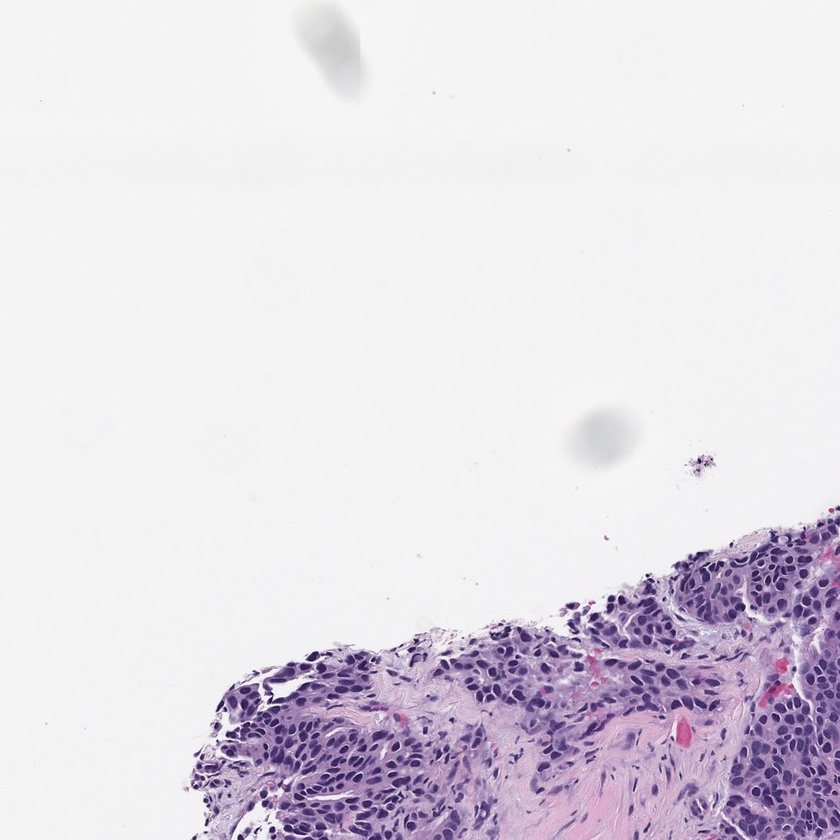
#> input picture data/0_1009_0_0_0.jpg, 840 x 840 px, shrunk from 1000 x 1000 before the run
$ jupyter execute Untitled5.ipynb
#> lines starting #> are read from the running program, lines starting #| are printed output that depends on the picture; after the words box and inside, x2 and y2 are one past the last pixel; in counts of white or black regions, pixels touching at a corner belong together
[cell 1]
"""
ROI Segmentation Pipeline

In this implementation, OpenCV is used as a supporting tool for image operations.

However, the core logic of the pipeline — including threshold selection,
region filtering, and result analysis — is implemented and controlled manually.

The objective is to avoid treating image processing as a black-box workflow,
and instead provide a transparent, structured, and interpretable approach.
"""

import os
import cv2
import argparse
import numpy as np
import matplotlib.pyplot as plt


# -----------------------------
# Logging
# -----------------------------
def log(msg):
    print(f"[INFO] {msg}")


# -----------------------------
# Load image
# -----------------------------
def load_image(path):
    """
    The pipeline starts here.

    Before doing anything fancy, I make sure the image actually exists.
    This avoids those frustrating silent errors later.

    Then I load it and convert it to RGB, because OpenCV uses BGR by default.
    """

    if not os.path.exists(path):
        raise FileNotFoundError(f"Image not found: {path}")

    img = cv2.imread(path)

    if img is None:
        raise ValueError("Failed to load image")

    return cv2.cvtColor(img, cv2.COLOR_BGR2RGB)


# -----------------------------
# Grayscale
# -----------------------------
def to_gray(img):
    """
    Instead of working with 3 channels,
    I reduce the problem to a single intensity channel.

    This makes thresholding much more stable and interpretable.
    """
    return cv2.cvtColor(img, cv2.COLOR_RGB2GRAY)


# -----------------------------
# Custom Otsu
# -----------------------------
def custom_otsu(gray):
    """
    Rather than relying on OpenCV’s built-in Otsu,
    I explicitly compute the threshold.

    This gives full control over the decision process
    and avoids treating thresholding as a black box.
    """

    hist = cv2.calcHist([gray], [0], None, [256], [0, 256]).flatten()
    total = gray.size

    best_t = 0
    max_var = 0

    total_sum = np.dot(np.arange(256), hist)

    bg_sum = 0
    bg_weight = 0

    for t in range(256):
        bg_weight += hist[t]

        if bg_weight == 0:
            continue

        fg_weight = total - bg_weight
        if fg_weight == 0:
            break

        bg_sum += t * hist[t]

        mean_bg = bg_sum / bg_weight
        mean_fg = (total_sum - bg_sum) / fg_weight

        var = bg_weight * fg_weight * (mean_bg - mean_fg) ** 2

        if var > max_var:
            max_var = var
            best_t = t

    _, mask = cv2.threshold(gray, best_t, 255, cv2.THRESH_BINARY)

    return best_t, mask


# -----------------------------
# Adaptive method
# -----------------------------
def choose_method(gray):
    """
    I avoid applying a fixed method blindly.

    Instead, I look at the image statistics (standard deviation)
    and decide if Otsu is reliable.

    This introduces a small but meaningful layer of reasoning.
    """

    if np.std(gray) < 25:
        log("Low contrast → manual threshold")
        return "manual"
    else:
        log("Using Otsu")
        return "otsu"


# -----------------------------
# Morphology
# -----------------------------
def clean_mask(mask, k=3):
    """
    Raw segmentation is rarely clean.

    So I refine it:
    - Opening removes isolated noise
    - Closing improves structure continuity
    """

    kernel = np.ones((k, k), np.uint8)

    mask = cv2.morphologyEx(mask, cv2.MORPH_OPEN, kernel)
    mask = cv2.morphologyEx(mask, cv2.MORPH_CLOSE, kernel)

    return mask


# -----------------------------
# Remove noise regions
# -----------------------------
def remove_small_objects(mask, min_size=1000):
    """
    Not every detected region is meaningful.

    Here I filter out small components
    that are unlikely to be part of the main tissue.
    """

    num, labels, stats, _ = cv2.connectedComponentsWithStats(mask)

    cleaned = np.zeros_like(mask)

    for i in range(1, num):
        if stats[i, cv2.CC_STAT_AREA] > min_size:
            cleaned[labels == i] = 255

    return cleaned


# -----------------------------
# Largest ROI
# -----------------------------
def extract_largest(mask):
    """
    Among all regions, I assume the main tissue
    corresponds to the largest connected component.
    """

    num, labels, stats, _ = cv2.connectedComponentsWithStats(mask)

    largest = 1
    max_area = 0

    for i in range(1, num):
        area = stats[i, cv2.CC_STAT_AREA]
        if area > max_area:
            max_area = area
            largest = i

    final = np.zeros_like(mask)
    final[labels == largest] = 255

    return final, max_area


# -----------------------------
# Region count
# -----------------------------
def count_regions(mask):
    """
    Counting regions helps understand segmentation complexity.
    """
    num, _, _, _ = cv2.connectedComponentsWithStats(mask)
    return num - 1


# -----------------------------
# Quality score
# -----------------------------
def quality_score(ratio):
    """
    A simple qualitative interpretation of ROI size.
    """

    if ratio > 0.7:
        return "High"
    elif ratio > 0.3:
        return "Medium"
    else:
        return "Low"


# -----------------------------
# Overlay mask
# -----------------------------
def overlay_mask(img, mask):
    """
    Instead of just showing the mask,
    I overlay it on the original image.

    This makes it much easier to visually verify
    if the segmentation aligns with the tissue.
    """

    overlay = img.copy()
    overlay[mask == 255] = [255, 0, 0]  # red highlight

    return overlay


# -----------------------------
# Bounding box
# -----------------------------
def draw_bbox(img, mask):
    """
    Draw a bounding box around the detected ROI.

    This gives a spatial summary of the segmentation.
    """

    coords = np.column_stack(np.where(mask > 0))

    y_min, x_min = coords.min(axis=0)
    y_max, x_max = coords.max(axis=0)

    img_copy = img.copy()

    cv2.rectangle(img_copy, (x_min, y_min), (x_max, y_max), (0, 255, 0), 2)

    return img_copy


# -----------------------------
# Analysis
# -----------------------------
def analyze_mask(mask):
    """
    I don't want the pipeline to just produce an output.

    This step interprets the result by computing
    how much of the image is considered ROI.
    """

    total = mask.size
    roi = np.sum(mask == 255)

    ratio = roi / total

    log(f"ROI ratio: {ratio:.2f}")

    return ratio


# -----------------------------
# Visualization
# -----------------------------
# [41 lines left out: function show_results, not called in this run]


# -----------------------------
# Main
# -----------------------------
def main():
    parser = argparse.ArgumentParser()

    parser.add_argument("--image", required=True)
    parser.add_argument("--show", action="store_true")

    args = parser.parse_args()

    img = load_image(args.image)
#> in load_image, img is the input picture: shape (840, 840, 3); mean B, G, R 228.8, 220.3, 225.6
    gray = to_gray(img)
#> in to_gray, `return cv2.cvtColor(img, cv2.COLOR_RGB2GRAY)`:
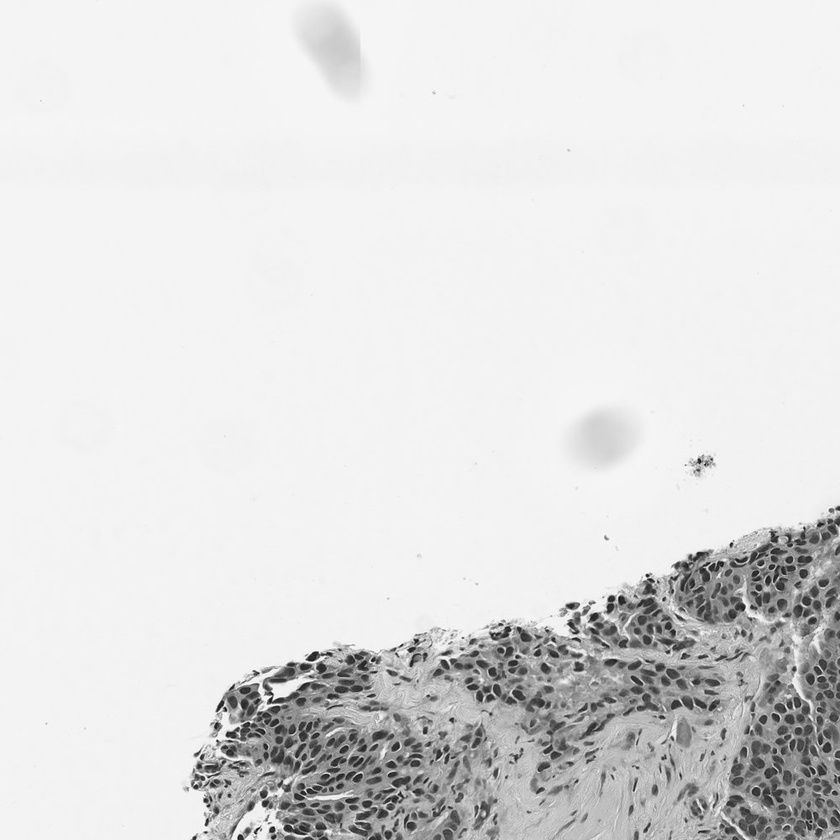
#> returned value: shape (840, 840); min 17, max 254, mean 222.8

    method = choose_method(gray)
#> method = 'otsu'

    if method == "otsu":
        t, raw = custom_otsu(gray)
#> in custom_otsu, `hist = cv2.calcHist([gray], [0], None, [256], [0, 256]).flatten()`: hist = 256 values, max 219112 at index 244, min 0 at index 0, mean 2756.2
#> in custom_otsu, `total_sum = np.dot(np.arange(256), hist)`: total_sum = 157210698
#> the loop in custom_otsu, `for t in range(256):` made 255 passes
#> (bg_weight, fg_weight, bg_sum, mean_bg, mean_fg, max_var) on passes 18, 19, 20, 21, 23, 24, 25, 26, 27, 28, 29, 30: (2, 705598, 34, 17, 222.8, 5.98e+10), (4, 705596, 70, 17.5, 222.8, 1.19e+11), (8, 705592, 146, 18.25, 222.8, 2.36e+11), (10, 705590, 186, 18.6, 222.8, 2.94e+11), (13, 705587, 252, 19.38, 222.8, 3.8e+11), (20, 705580, 413, 20.65, 222.8, 5.77e+11), (22, 705578, 461, 20.95, 222.8, 6.32e+11), (28, 705572, 611, 21.82, 222.8, 7.98e+11), (40, 705560, 923, 23.07, 222.8, 1.13e+12), (53, 705547, 1274, 24.04, 222.8, 1.48e+12), (67, 705533, 1666, 24.87, 222.8, 1.85e+12), (83, 705517, 2130, 25.66, 222.8, 2.28e+12)
#> bg_weight on passes 1 to 6: 0, 0, 0, 0, 0, 0
#> after the loop in custom_otsu, `for t in range(256):`: best_t = 185; bg_sum = 157209682; bg_weight = 705600; max_var = 8.14e+14
#> in custom_otsu, `_, mask = cv2.threshold(gray, best_t, 255, cv2.THRESH_BINARY)`:
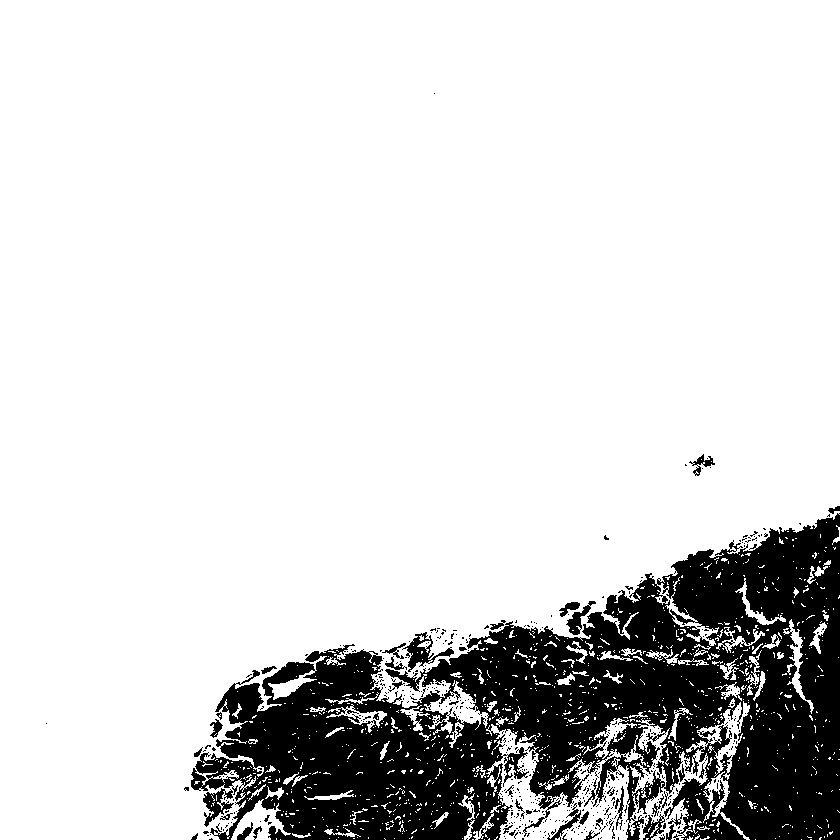
#> mask: shape (840, 840); 84% white; 505 black regions (464 under 20 px), largest, box (x1, y1, x2, y2) and area: (191, 513, 840, 840) 107443, (402, 632, 454, 672) 640, (203, 788, 234, 827) 504
#> t = 185
    else:
        t = 180
        _, raw = cv2.threshold(gray, t, 255, cv2.THRESH_BINARY)

    clean = clean_mask(raw)
#> in clean_mask, `mask = cv2.morphologyEx(mask, cv2.MORPH_OPEN, kernel)`: mask: shape (840, 840); 81.8% white; 77 black regions (71 under 20 px), largest, box (x1, y1, x2, y2) and area: (191, 506, 840, 840) 127480, (689, 454, 715, 476) 229, (237, 822, 262, 840) 186, (448, 630, 457, 645) 33, (191, 833, 198, 840) 26, (430, 628, 440, 633) 25
#> in clean_mask, `mask = cv2.morphologyEx(mask, cv2.MORPH_CLOSE, kernel)`: mask: shape (840, 840); 82% white; 26 black regions (11 under 20 px), largest, box (x1, y1, x2, y2) and area: (191, 506, 840, 840) 125425, (692, 456, 713, 476) 211, (237, 827, 262, 840) 171
    clean = remove_small_objects(clean)
#> in remove_small_objects, `num, labels, stats, _ = cv2.connectedComponentsWithStats(mask)`:
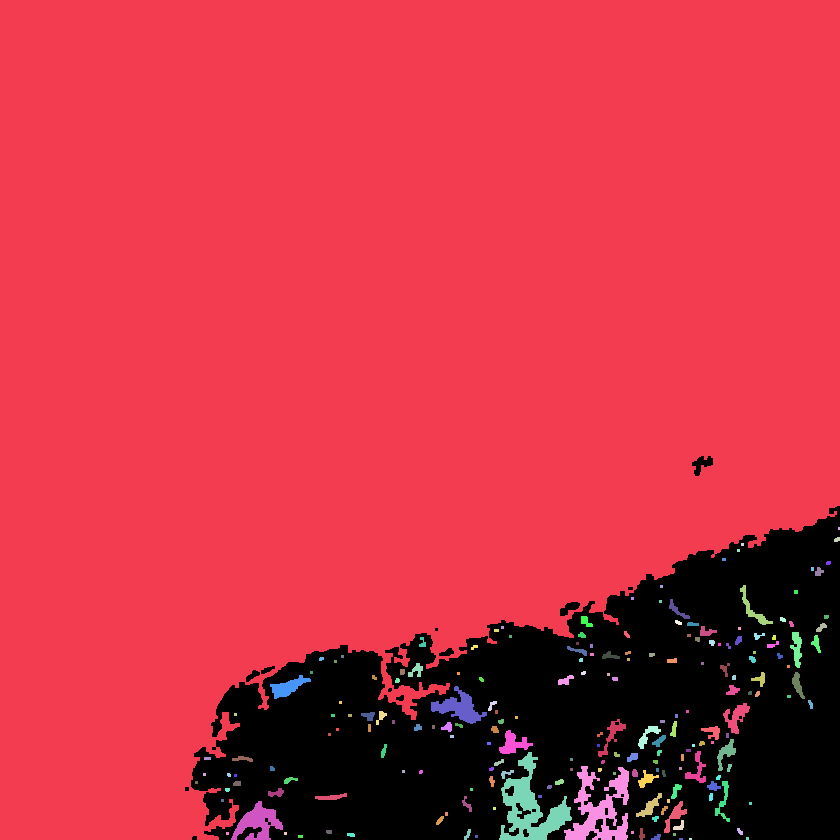
#> labels: shape (840, 840) int32; 197 distinct labels, from 0 to 196; one colour per label, 0 black
#> in remove_small_objects, `num, labels, stats, _ = cv2.connectedComponentsWithStats(mask)`: num = 197; stats = 197 rows, first 6: [185, 456, 655, 384, 126723], [0, 0, 840, 840, 563457], [838, 527, 2, 3, 6], [834, 537, 6, 5, 24], [741, 543, 3, 3, 9], [737, 549, 3, 3, 9]
#> after the loop in remove_small_objects, `for i in range(1, num):`: cleaned: shape (840, 840); 80.5% white; 22 black regions (9 under 20 px), largest, box (x1, y1, x2, y2) and area: (191, 506, 840, 840) 136248, (692, 456, 713, 476) 211, (560, 602, 580, 616) 155

    final, area = extract_largest(clean)
#> in extract_largest, `num, labels, stats, _ = cv2.connectedComponentsWithStats(mask)`:
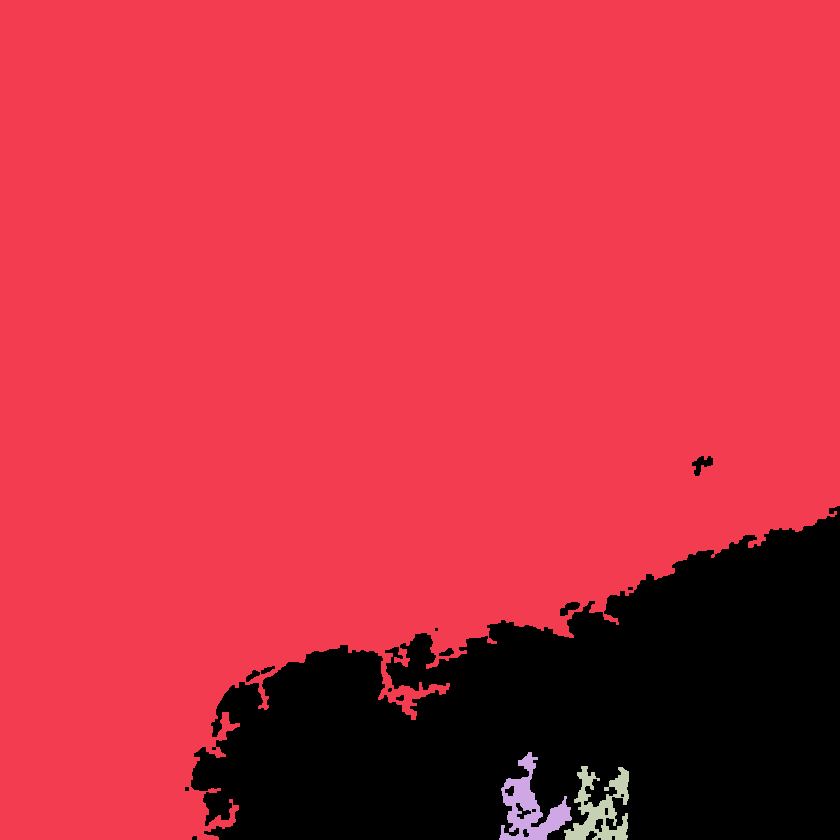
#> labels: shape (840, 840) int32; 4 distinct labels, from 0 to 3; one colour per label, 0 black
#> in extract_largest, `num, labels, stats, _ = cv2.connectedComponentsWithStats(mask)`: num = 4; stats = [[185, 456, 655, 384, 137333], [0, 0, 840, 840, 563457], [499, 752, 73, 88, 2541], [564, 766, 65, 74, 2269]]
#> the loop in extract_largest, `for i in range(1, num):` made 3 passes
#> (area, max_area) on pass 1: (563457, 563457)
#> area on passes 2 to 3: 2541, 2269
#> after the loop in extract_largest, `for i in range(1, num):`: largest = 1; max_area = 563457
#> final: shape (840, 840); 79.9% white; 12 black regions (5 under 20 px), largest, box (x1, y1, x2, y2) and area: (191, 506, 840, 840) 141452, (692, 456, 713, 476) 211, (560, 602, 580, 616) 155
#> area = 563457

    ratio = analyze_mask(final)
#> in analyze_mask, `ratio = roi / total`: ratio = 0.799
#> ratio = 0.799
    regions = count_regions(clean)
#> in count_regions, `num, _, _, _ = cv2.connectedComponentsWithStats(mask)`: num = 4
#> regions = 3
    quality = quality_score(ratio)
#> quality = 'High'

    overlay = overlay_mask(img, final)
#> in overlay_mask, `overlay[mask == 255] = [255, 0, 0]`:
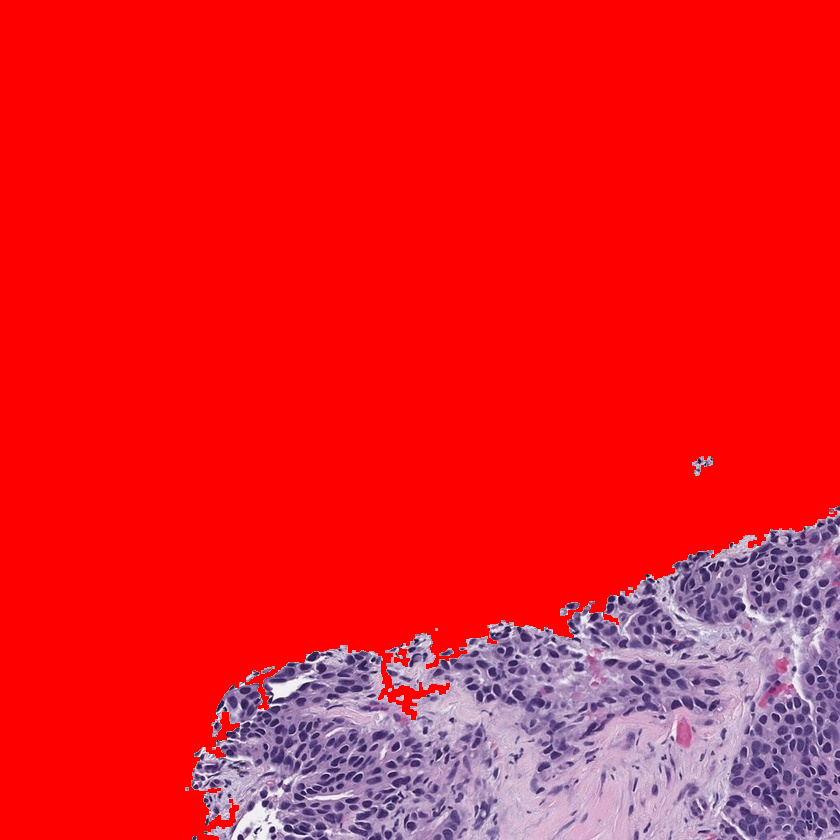
#> overlay: shape (840, 840, 3); mean R, G, B 235.5, 26.7, 34.8
    boxed = draw_bbox(img, final)
#> in draw_bbox, `coords = np.column_stack(np.where(mask > 0))`: coords = 563457 pairs, first value 0 to 839, second value 0 to 839
#> in draw_bbox, `y_min, x_min = coords.min(axis=0)`: y_min = 0
#> in draw_bbox, `y_max, x_max = coords.max(axis=0)`: y_max = 839
#> in draw_bbox, `cv2.rectangle(img_copy, (x_min, y_min), (x_max, y_max), (0, 255, 0), 2)`:
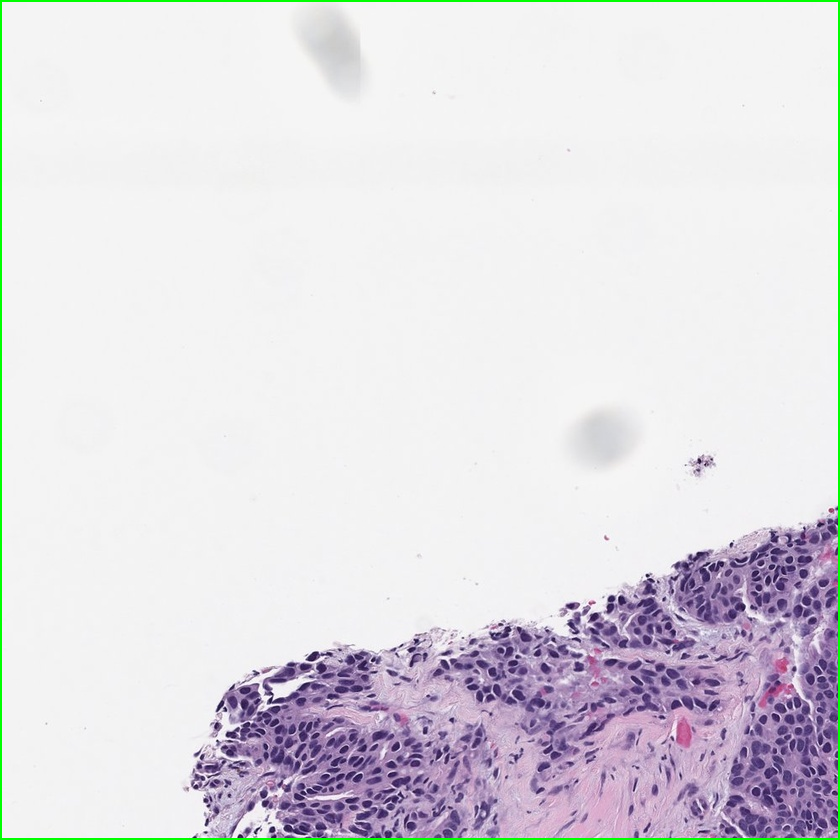
#> img_copy: shape (840, 840, 3); mean R, G, B 223.5, 220.7, 226.7

    if args.show:
        show_results(img, gray, raw, clean, final,
                     overlay, boxed,
                     t, area, ratio, regions, quality)


if __name__ == "__main__":
    main()
